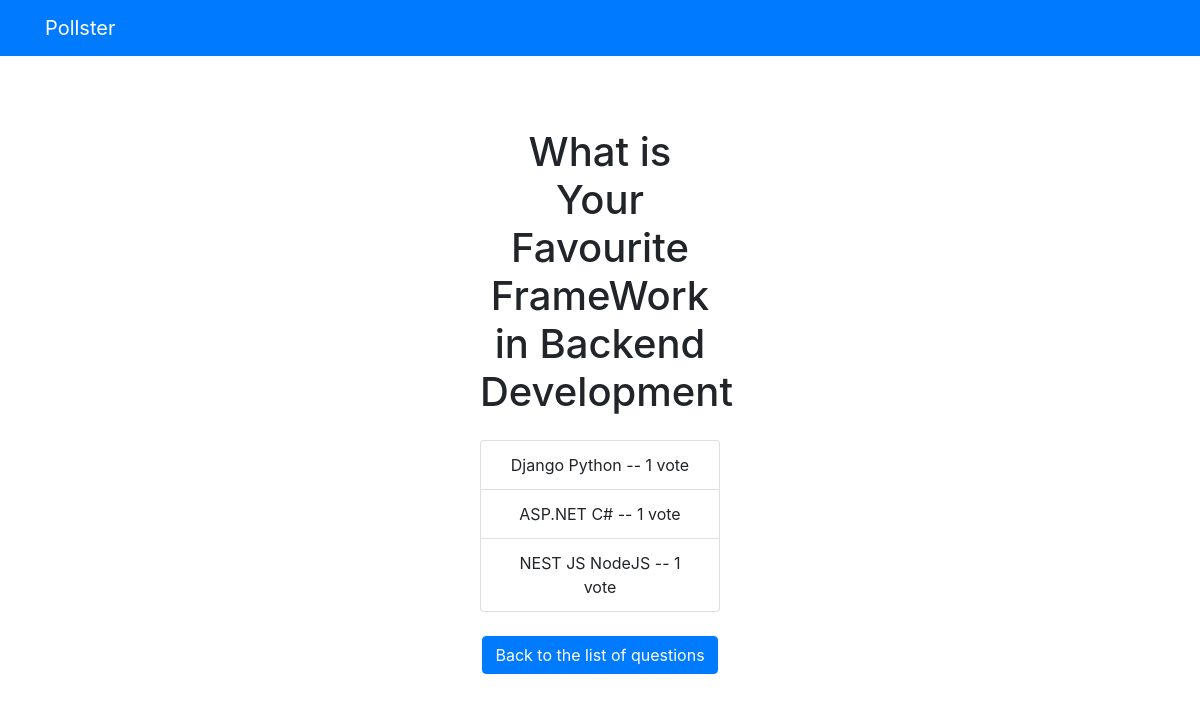
/polls/1/results/, run on an earlier commit of the app's database.
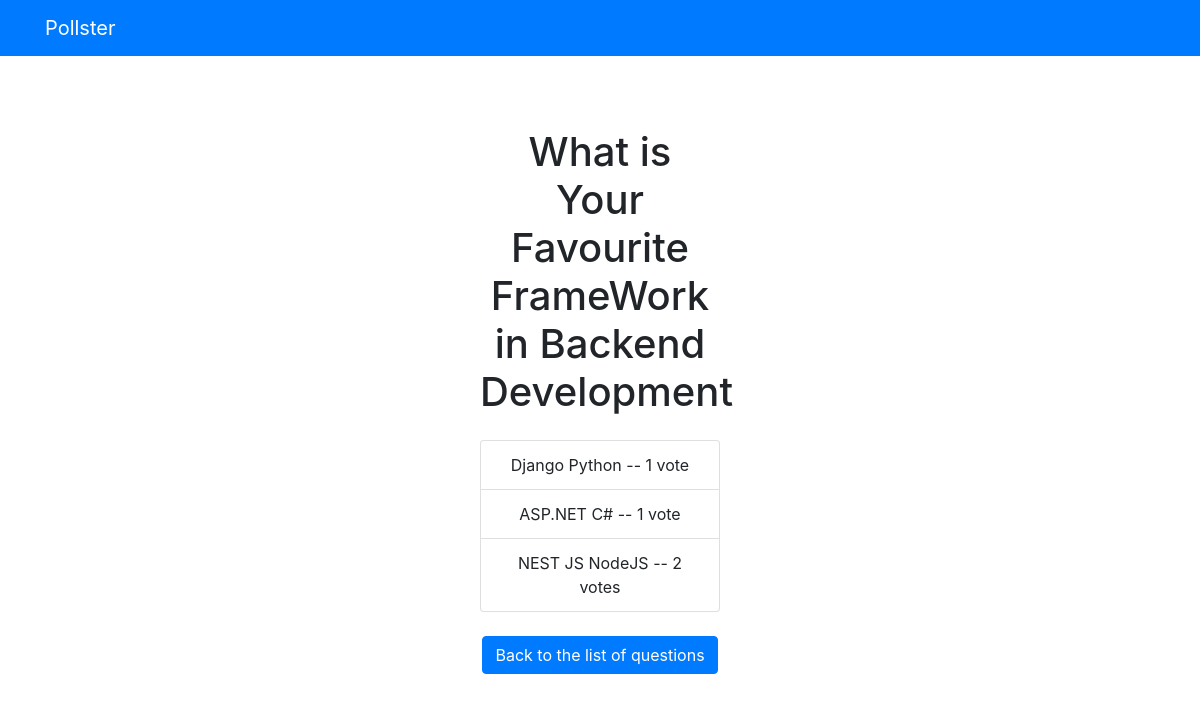
And on a later commit of the database.
### polls/models.py (models this page shows, shortened)
class Question(models.Model):
	question_text = models.CharField(max_length = 200)
	pub_date = models.DateTimeField('date published')

class Choice(models.Model):
	question = models.ForeignKey(Question, on_delete = models.CASCADE)
	choice_text = models.CharField(max_length = 200)
	votes = models.IntegerField(default = 0)

### polls/views.py (the view)
# urls.py: path('<int:question_id>/results/', views.results, name='results'),
def results(request, question_id):
    question = get_object_or_404(Question, pk=question_id)
    return render(request, 'polls/results.html', {'question': question})

### templates/polls/results.html
{% extends 'base.html' %}
{% block content %}
<div class="container mt-5">
    <div class="row justify-content-center">
        <div class="col-md-6 text-center">
            <h1 class="mb-4">{{ question.question_text }}</h1>
            <ul class="list-group mb-4">
                {% for choice in question.choice_set.all %}
                    <li class="list-group-item">
                        {{ choice.choice_text }} -- {{ choice.votes }} vote{{ choice.votes|pluralize }}
                    </li>
                {% endfor %}
            </ul>
            <a href="{% url 'polls:index' %}" class="btn btn-primary">Back to the list of questions</a>
        </div>
    </div>
</div>
{% endblock %}

### templates/base.html (shortened to what this page needs)
<!DOCTYPE html>
<html lang="en">
<head>
    <link rel="stylesheet" href="https://stackpath.bootstrapcdn.com/bootstrap/4.4.1/css/bootstrap.min.css"
>
</head>
<body>
    {% include 'partials/_navbar.html' %}
    <div class="container">
        <div class="row">
            <div class="col-md-6 m-auto">
                {% block content %}{% endblock %}
            </div>
        </div>
    </div>
</body>
</html>

### templates/partials/_navbar.html
<nav class="navbar navbar-dark bg-primary mb-4">
	<div class="container">
		<a class="navbar-brand" href="/">Pollster</a>
	</div>
</nav>

What changed in the data, as far as the page shows it:
changed Choice "NEST JS NodeJS": votes "1" → "2"
